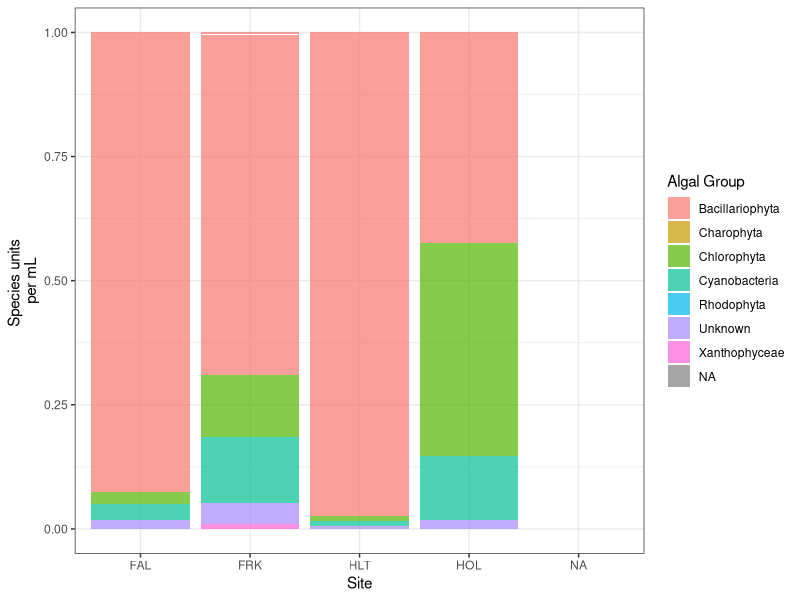
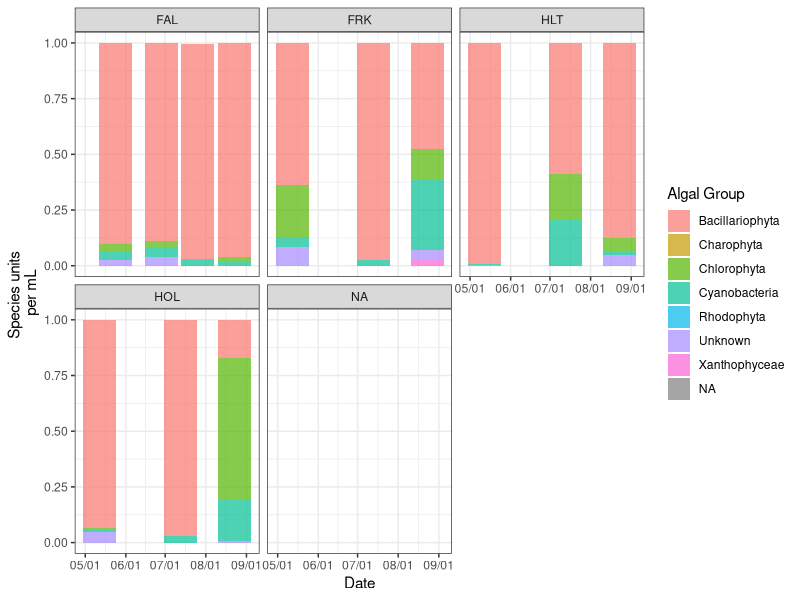
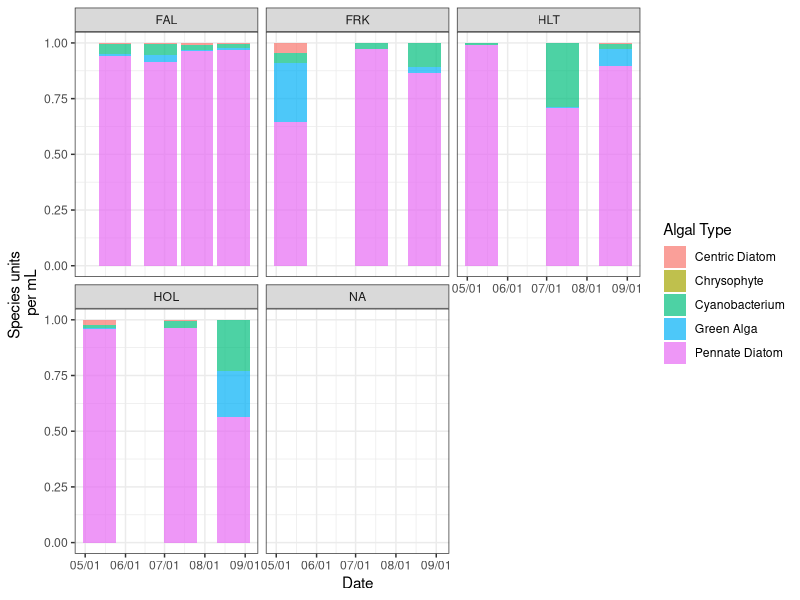
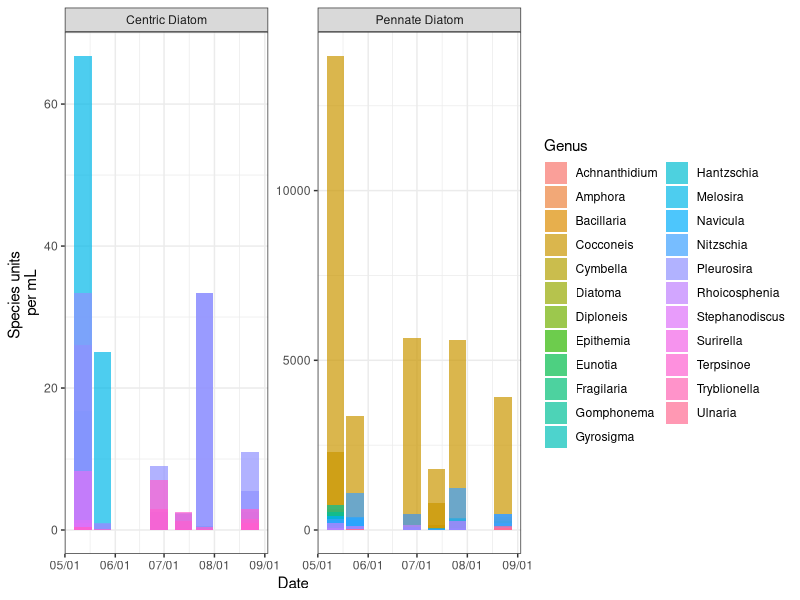
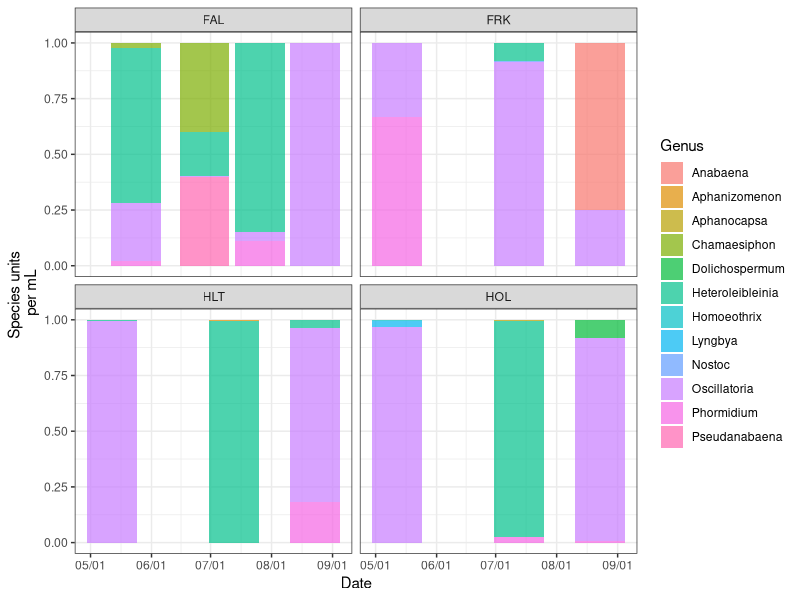
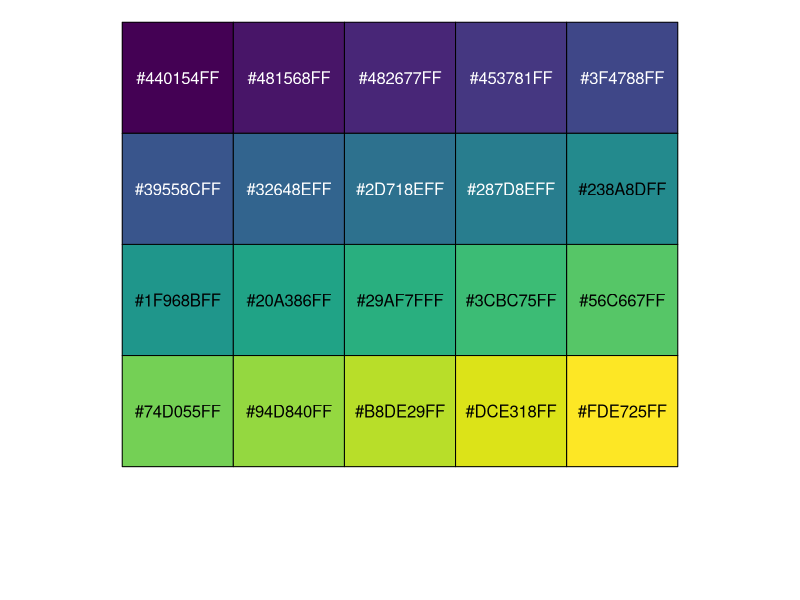
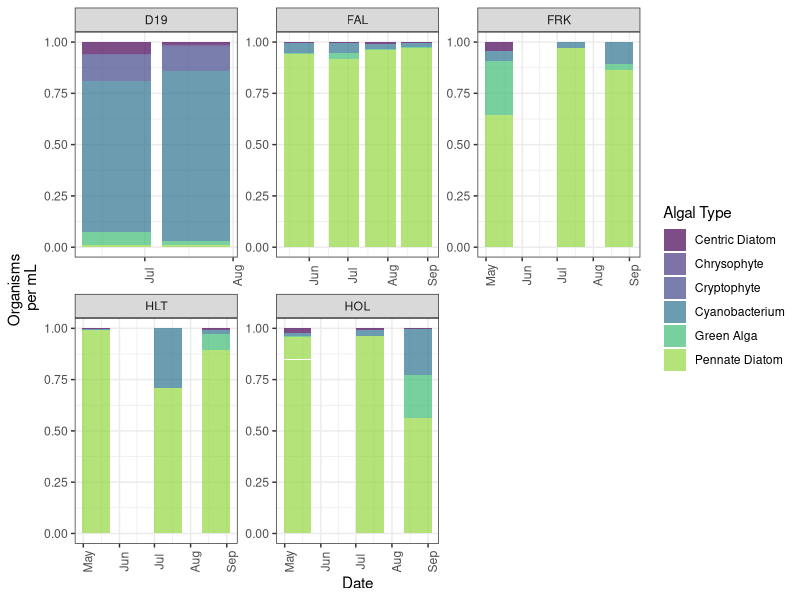

Write the R code that produced these figures, in order. (Note: this script raises an error after producing the figures.)
#Purpose: import, clean, wrangle and plot GreenWater Labs epiphytic algal community data
#(scraped from submerged aquatic vegetation by DWR NCRO) and from 1 meter grab samples at D19
#(collected by DWR EMP) from the Central Delta 2022
#Created on 10/19/2022
#Author: Elena Huynh, adapted from Rosemary Hartman and Dave Bosworth

rm(list = ls())

#Load packages
library(dplyr)
library(tidyr)
library(readxl)
library(purrr)
library(ggplot2)
library(lubridate)
library(scales)
library(tibble)
library(viridis)

library(here)
library(readxl)
##### 1. import data -----------------------------------------------------------
#setwd("GWL data")


#GreenWater Data
may <- read_excel(here("analysis_2022/data_raw/DWR_EpiphyticAlgae_Counts_220512.xlsx"),
                  col_names= c("Sample ID", "Site","Date", "Taxa", "Algal Group", "Counting Unit", "Cells_unit", "SpeciesUnits_ml", "SpeciesCells_ml","GroupTotalUnits_ml", "GroupTotalCells_ml","SampleTotalUnits_ml","SampleTotalCells_ml"), skip = 2) %>%
  mutate(Date = mdy(Date))

may24 <- read_excel(here("analysis_2022/data_raw/DWR_EpiphyticAlgae_Counts_220524.xlsx"),
                    col_names=c("Sample ID", "Site","Date", "Taxa", "Algal Group", "Counting Unit", "Cells_unit", "SpeciesUnits_ml", "SpeciesCells_ml","GroupTotalUnits_ml", "GroupTotalCells_ml","SampleTotalUnits_ml","SampleTotalCells_ml"), skip = 2) %>%
  mutate(Date = mdy(Date))

jun <- read_excel(here("analysis_2022/data_raw/DWR_EpiphyticAlgae_Counts_220607.xlsx"),
                  col_names=c("Sample ID", "Site","Date", "Time","Taxa", "Algal Group", "Counting Unit", "Cells_unit", "SpeciesUnits_ml", "SpeciesCells_ml","GroupTotalUnits_ml", "GroupTotalCells_ml","SampleTotalUnits_ml","SampleTotalCells_ml"), skip = 2) %>%
                  mutate(Date = mdy(Date))%>%
  dplyr::select(Time)

jun28 <- read_excel(here("analysis_2022/data_raw/DWR_EpiphyticAlgae_Counts_220628.xlsx"),
                    col_names=c("Sample ID", "Site","Time","Date","Taxa", "Algal Group", "Counting Unit", "Cells_unit", "SpeciesUnits_ml", "SpeciesCells_ml","GroupTotalUnits_ml", "GroupTotalCells_ml","SampleTotalUnits_ml","SampleTotalCells_ml"), skip = 2) %>%
  mutate(Date = lubridate::mdy(Date))%>%
  dplyr::select(-Time)

jul <- read_excel(here("analysis_2022/data_raw/DWR_EpiphyticAlgae_Counts_220713.xlsx"),
                  col_names=c("Sample ID", "Site","Date","Time", "Taxa","Algal Group", "Counting Unit", "Cells_unit", "SpeciesUnits_ml", "SpeciesCells_ml","GroupTotalUnits_ml", "GroupTotalCells_ml","SampleTotalUnits_ml","SampleTotalCells_ml"), skip = 2)%>%
  mutate(Date = mdy(Date))%>%
  dplyr::select(-Time)

jul26 <- read_excel(here("analysis_2022/data_raw/DWR_EpiphyticAlgae_Counts_220726.xlsx"),
                    col_names=c("Sample ID", "Site","Time", "Date", "Taxa","Algal Group", "Counting Unit", "Cells_unit", "SpeciesUnits_ml", "SpeciesCells_ml","GroupTotalUnits_ml", "GroupTotalCells_ml","SampleTotalUnits_ml","SampleTotalCells_ml"), skip = 2) %>%
  mutate(Date = lubridate::mdy(Date))%>%
  dplyr::select(-Time)

aug <- read_excel(here("analysis_2022/data_raw/DWR_EpiphyticAlgae_Counts_220823.xlsx"),
                  col_names=c("Sample ID", "Site","Date","Time", "Taxa","Algal Group", "Counting Unit", "Cells_unit", "SpeciesUnits_ml", "SpeciesCells_ml","GroupTotalUnits_ml", "GroupTotalCells_ml","SampleTotalUnits_ml","SampleTotalCells_ml"), skip = 2)%>%
  mutate(Date = mdy(Date))%>%
  dplyr::select(-Time)

aug31 <- read_excel(here("analysis_2022/data_raw/DWR_EpiphyticAlgae_Counts_220831.xlsx"),
                    col_names=c("Sample ID", "Site","Time", "Date","Taxa","Algal Group", "Counting Unit", "Cells_unit", "SpeciesUnits_ml", "SpeciesCells_ml","GroupTotalUnits_ml", "GroupTotalCells_ml","SampleTotalUnits_ml","SampleTotalCells_ml"), skip = 2) %>%
  mutate(Date = mdy(Date)) %>%
  dplyr::select(-Time)

#Phytoplankton classification data to apply to GWL data
phytoclass <- read_excel("analysis_2022/data_raw/DWR_EpiphyticAlgae_Phyto ClassificationwGreenwater.xlsx") %>%
  filter(!is.na(`Algal Type`)) %>%
  filter(!(is.na(Kingdom) & is.na(Phylum) & is.na(Class) & is.na(Genus)))

#EMP Data
AllEMPphyto <- read.csv("analysis_2022/data_raw/DWR_EpiphyticAlgae_AllEMPphyto.csv")
#EMP_data <- readxl::read_excel(here("analysis_2022/data_raw/EMP_Phytoplankton_Jan-Sept-2022.xlsx"))


##### 2. combine data sets -----------------------------------------------------
phyto <- bind_rows(may, may24, jun, jun28, jul, jul26, aug, aug31)

#### 3. high level plots of algal group ----------------------------------------

#save as new data frame
phyto_broad <- phyto

#parse date
phyto_broad <- phyto %>%

  mutate(Date = gsub("1899", "2022", Date))  %>%
  mutate(Date = ymd(Date))
phyto_broad$Site <- as.factor(phyto_broad$Site) #change Site to factor
phyto_broad <- phyto_broad %>% rename(AlgalGroup = 'Algal Group') #remove space in variable name


###### a. relative abundance of algal groups by site ####
broad_bysite <- ggplot(phyto_broad, aes(Site, SpeciesUnits_ml, fill = AlgalGroup)) +
  geom_col(position= "fill", alpha = 0.7) +
  theme_bw() +
  guides(fill = guide_legend(title="Algal Group")) +
  ylab("Species units \nper mL")
broad_bysite #Bacillariophyta (diatoms) are dominant across central Delta sites


###### b. relative abundance of algal groups by site and time ####

broad_bysitedate <- ggplot(phyto_broad, aes(Date, SpeciesUnits_ml, fill = AlgalGroup)) +
  geom_col(position= "fill", alpha = 0.7) +
  theme_bw() +
  guides(fill = guide_legend(title="Algal Group")) +
  ylab("Species units \nper mL")+
  facet_wrap(vars(Site)) +
  scale_x_date(date_breaks = "month", date_labels = "%m/%d")
broad_bysitedate


##### 4. Finer phyto classification --------------------------------------------

###### a. wrangle to match GWL data to phyto classification data ####

#match column name in classification data frame and GWL data frame
phytoclass_v2 <- phytoclass %>% rename(Taxa = Taxon)

#join phyto and phytoclass_v2 by Taxa column
new_phyto <- left_join(phyto_broad, phytoclass_v2, by = "Taxa")
#there are some observations where Algal Type = NA

#see observations with Algal Type = NA
algal_type_nas <- new_phyto[is.na(new_phyto$'Algal Type'),]
#these observations are duplicates

#remove duplicates, rename Algal Type without space
new_phyto2 <- new_phyto %>%
  group_by('Sample ID', Taxa) %>%
  slice_max(!is.na(`Algal Type`)) %>%
  rename(AlgalType = 'Algal Type') %>%
  filter(!is.na(AlgalType)) %>%
  ungroup()
#convert AlgalType to factor
new_phyto2$AlgalType <- as.factor(new_phyto2$AlgalType)


###### b. plot relative abundances by algal type ####

fine_bysitedate <- ggplot(new_phyto2, aes(Date, SpeciesUnits_ml, fill = AlgalType)) +
  geom_col(position= "fill", alpha = 0.7) +
  theme_bw() +
  guides(fill = guide_legend(title='Algal Type')) +
  ylab("Species units \nper mL")+
  facet_wrap(~Site) +
  scale_x_date(date_breaks = "month", date_labels = "%m/%d")
fine_bysitedate

#plot composition of pennate diatoms
diatom <- new_phyto2 %>% filter(AlgalGroup == "Bacillariophyta")
diatom$AlgalType <- as.factor(diatom$AlgalType)

diatom_bysitedate <- ggplot(diatom, aes(Date, SpeciesUnits_ml, fill = Genus)) +
  geom_col(position = "identity", alpha = 0.7) +
  theme_bw() +
  ylab("Species units \nper mL") +
  facet_wrap(vars(AlgalType), scales = "free") +
  scale_x_date(date_labels = "%m/%d")
diatom_bysitedate



###### c. cyanobacteria only plots ####

#new data frame for cyanobacteria
cyano <- new_phyto2 %>% filter(AlgalGroup == "Cyanobacteria")

cyano_bysitedate <- ggplot(cyano, aes(Date, SpeciesUnits_ml, fill = Genus)) +
  geom_col(position = "fill", alpha = 0.7) +
  theme_bw() +
  ylab("Species units \nper mL") +
  facet_wrap(vars(Site)) +
  scale_x_date(date_labels = "%m/%d")
cyano_bysitedate



##### 5. Prepare GWL data for join with EMP data --------------------------------

#create source ID column, rename columns to match EMP data
GW_data <- new_phyto2 %>%
  mutate(Source = "GWL") %>%
  rename(Taxon = Taxa,
        AlgalType = AlgalType,
        OrganismsPerMl = SpeciesUnits_ml)


#subset EMP data for only Franks Tract site in 2022, create source column, and rename Station column
EMP_Franks <- AllEMPphyto %>% mutate(Source = 'EMP') %>%
  mutate(Date = ymd(Date)) %>%
  filter(Station == "D19"& Year == "2022") %>%
  rename(Site = Station)

#join EMP and GWL data sets
all_phytos <- full_join(EMP_Franks, GW_data, by = c("Site","Date", "Taxon", "Genus", "OrganismsPerMl", "Source", "AlgalType")) %>%
  dplyr::select(c("Site", "Date", "Taxon", "Genus", "OrganismsPerMl", "Source", "AlgalType"))


#create a summary data frame with Genus and Algal Type
taxa <- group_by(all_phytos, Genus, AlgalType) %>%
  summarize(n = n())


#add zeroes to data frame to get average abundances later
#data frame is organized by Genus
phyto_wide <- pivot_wider(all_phytos, id_cols = c(Site, Date, Source), names_from = Genus,
                          values_from = 'OrganismsPerMl', values_fill = 0, values_fn = sum)

#join summarized taxa data (counts of observations of each Genus)
phyto_wzeroes <- pivot_longer(phyto_wide, cols = 'Cocconeis':last_col() ,names_to = 'Genus', values_to = 'OrgsPerMl') %>%
  left_join(taxa)

phyto_wzeroes$AlgalType <- as.factor(phyto_wzeroes$AlgalType)
phyto_wzeroes <- phyto_wzeroes %>%
  mutate(Date = ymd(Date)) %>%
  filter(!is.na(Site))


#viridis codes NAs as white, so create vector manually with viridis hex codes
vir <- c("#440154FF", "#481568FF", "#482677FF", "#453781FF","#3F4788FF","#39558CFF",
         "#32648EFF","#2D718EFF", "#287D8EFF", "#238ADFF", "#1F968BFF", "#20A386FF",
         "#29AF7FFF", "#3CBC75FF", "#56C667FF", "#74D055FF", "#94D840FF", "#B8DE29FF",
         "#DCE318FF", "#FDE725FF")
show_col(viridis_pal()(20)) #use as hex code reference

#partial viridis palette for range of colors that is more easily distinguishable
vir2 <-c("#440154FF", "#453781FF","#3F4788FF",
         "#2D718EFF",
         "#3CBC75FF",  "#94D840FF",
         "#FDE725FF")

##### 6. Plot GreenWater and EMP samples ---------------------------------------

###### a. all taxa --------
#adjust and save geom_col() position argument (default or fill) and facet_wrap() scales arguments (free and fixed)
ggplot(phyto_wzeroes, aes(Date, OrgsPerMl, fill = AlgalType)) +
  geom_col(alpha = 0.7, width = 24, position = "fill") +
  theme_bw() +
  guides(fill = guide_legend(title='Algal Type')) +
  ylab("Organisms \nper mL")+
  facet_wrap(vars(Site), scales = "free") +
  scale_x_date(date_breaks = "month", date_labels = "%b")+
  scale_fill_manual(values = vir2)+
  theme(axis.text.x = element_text(angle = 90))
ggsave("allalgaeprop.tiff", device = "tiff", width = 9, height = 7)




###### b. cyanobacteria only -------
#subset just cyanos
allcyano <- phyto_wzeroes %>% filter(AlgalType == "Cyanobacterium")


#Figure 27
plot_allcyano <- ggplot(allcyano, aes(Date, OrgsPerMl, fill = Genus)) +
  geom_col( width = 24) +
  theme_bw() +
  guides(fill = guide_legend(title='Genus')) +
  ylab("Organisms \nper mL")+
  facet_wrap(~Site) +
  scale_x_date(date_breaks = "month", date_labels = "%b")+
  scale_fill_viridis(option = 'H', discrete=TRUE)+
  theme(axis.text.x = element_text(angle = 90),
        axis.title = element_blank())
#D19 has magnitudes greater abundance than other sites

png(filename = here("analysis_2022", "figures", "plot_epiphytic_allcyano.png"), width = 8, height = 7, units = "in", pointsize = 12, family = "sans", res = 300)
plot_allcyano
dev.off()
#ggsave("figures/allcyano.tiff", device = "tiff", width = 9, height = 7)

#Figure 28
plot_cyanoprop <- ggplot(allcyano, aes(Date, OrgsPerMl, fill = Genus)) +
  geom_col(position = "fill",   width = 24) +
  theme_bw() +
  guides(fill = guide_legend(title='Genus')) +
  ylab("Organisms \nper mL")+
  facet_wrap(~Site) +
  scale_x_date(date_breaks = "month", date_labels = "%b")+
  scale_fill_viridis(option = 'H', discrete=TRUE)+
  theme(axis.text.x = element_text(angle = 90),
        axis.title.x = element_blank())
#D19 has magnitudes greater abundance than other sites

png(filename = here("analysis_2022", "figures", "plot_epiphytic_allcyano_prop.png"), width = 8, height = 7, units = "in", pointsize = 12, family = "sans", res = 300)
plot_cyanoprop
dev.off()

#ggsave("figures/allcyanoprop.tiff", device = "tiff", width = 9, height = 7)


####### c. toxic cyano species ----------
toxsp <- allcyano %>%
  filter(Genus %in% c("Aphanizomenon", "Anabaena",  "Anabaenopsis","Aphanocapsa","Cylindrospermopsis","Dolichospermum",
                      "Lyngbya","Merismopedia", "Microcystis", "Nostoc", "Oscillatoria",
                      "Phormidium","Planktothrix", "Pseudanabaena", "Trichodesmium"))

ggplot(toxsp, aes(Date, OrgsPerMl, fill = Genus)) +
  geom_col(position="fill", alpha = 0.7, width = 24) +
  theme_bw() +
  guides(fill = guide_legend(title='Genus')) +
  ylab("Organisms \nper mL")+
  facet_wrap(vars(Site), scales = "fixed") +
  scale_x_date(date_breaks = "month", date_labels = "%b") +
  scale_fill_viridis( discrete=TRUE)
#ggsave("toxHABprop.tiff", device = "tiff", width = 9, height = 7)


# Fig 29
plot_toxins <- ggplot(toxsp, aes(Date, OrgsPerMl, fill = Genus)) +
  geom_col( width = 24) +
  theme_bw() +
  guides(fill = guide_legend(title='Genus')) +
  ylab("Organisms \nper mL")+
  facet_wrap(~Site) +
  scale_x_date(date_breaks = "month", date_labels = "%b") +
  scale_fill_viridis( discrete=TRUE) +
  theme(axis.text.x = element_text(angle =  90))+
  theme(axis.text.x = element_text(angle = 90),
        axis.title = element_blank())
#ggsave("figures/toxHABprop.tiff", device = "tiff", width = 9, height = 7)

png(filename = here("analysis_2022", "figures", "plot_epiphytic_toxins_prop.png"), width = 8, height = 7, units = "in", pointsize = 12, family = "sans", res = 300)
plot_toxins
dev.off()

